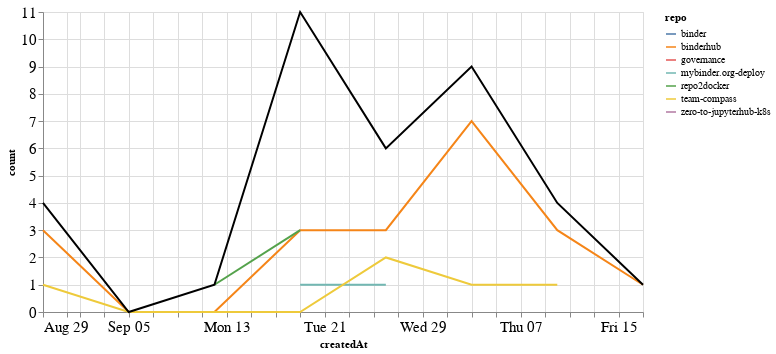

Write notebook code for a chart like this one.
### Markdown cell above
### Comments

### Code cell
comments_time = comments.groupby('repo').resample('W', on='createdAt').count()['author'].reset_index()
comments_time = comments_time.rename(columns={'author': 'count'})
comments_time_total = comments_time.groupby('createdAt').agg({"count": "sum"}).reset_index()
ch1 = alt.Chart(comments_time, width=600).mark_line().encode(
    x='createdAt',
    y='count',
    color='repo',
    tooltip="repo"
)

ch2 = alt.Chart(comments_time_total, width=600).mark_line(color="black").encode(
    x='createdAt',
    y='count',
)

ch1 + ch2

### Figure 1 — Vega-Lite specification as saved in the notebook (floating-point values rounded to 4 significant figures)
{"config": {"axisLeft": {"labelFontSize": 15}, "axisBottom": {"labelFontSize": 15}}, "layer": [{"data": {"name": "data-1f5cac74befa62011e7636fca30d2a95"}, "mark": "line", "encoding": {"color": {"type": "nominal", "field": "repo"}, "tooltip": {"type": "nominal", "field": "repo"}, "x": {"type": "temporal", "field": "createdAt"}, "y": {"type": "quantitative", "field": "count"}}, "width": 600}, {"data": {"name": "data-7aabedef8f947b80938c3913adb384e0"}, "mark": {"type": "line", "color": "black"}, "encoding": {"x": {"type": "temporal", "field": "createdAt"}, "y": {"type": "quantitative", "field": "count"}}, "width": 600}], "$schema": "https://vega.github.io/schema/vega-lite/v4.8.1.json", "datasets": {"data-1f5cac74befa62011e7636fca30d2a95": [{"repo": "binder", "createdAt": "2021-09-19T00:00:00", "count": 3}, {"repo": "binderhub", "createdAt": "2021-08-29T00:00:00", "count": 3}, {"repo": "binderhub", "createdAt": "2021-09-05T00:00:00", "count": 0}, {"repo": "binderhub", "createdAt": "2021-09-12T00:00:00", "count": 0}, {"repo": "binderhub", "createdAt": "2021-09-19T00:00:00", "count": 3}, {"repo": "binderhub", "createdAt": "2021-09-26T00:00:00", "count": 3}, {"repo": "binderhub", "createdAt": "2021-10-03T00:00:00", "count": 7}, {"repo": "binderhub", "createdAt": "2021-10-10T00:00:00", "count": 3}, {"repo": "binderhub", "createdAt": "2021-10-17T00:00:00", "count": 1}, {"repo": "governance", "createdAt": "2021-09-19T00:00:00", "count": 1}, {"repo": "mybinder.org-deploy", "createdAt": "2021-09-19T00:00:00", "count": 1}, {"repo": "mybinder.org-deploy", "createdAt": "2021-09-26T00:00:00", "count": 1}, {"repo": "repo2docker", "createdAt": "2021-09-12T00:00:00", "count": 1}, {"repo": "repo2docker", "createdAt": "2021-09-19T00:00:00", "count": 3}, {"repo": "team-compass", "createdAt": "2021-08-29T00:00:00", "count": 1}, {"repo": "team-compass", "createdAt": "2021-09-05T00:00:00", "count": 0}, {"repo": "team-compass", "createdAt": "2021-09-12T00:00:00", "count": 0}, {"repo": "team-compass", "createdAt": "2021-09-19T00:00:00", "count": 0}, {"repo": "team-compass", "createdAt": "2021-09-26T00:00:00", "count": 2}, {"repo": "team-compass", "createdAt": "2021-10-03T00:00:00", "count": 1}, {"repo": "team-compass", "createdAt": "2021-10-10T00:00:00", "count": 1}, {"repo": "zero-to-jupyterhub-k8s", "createdAt": "2021-10-03T00:00:00", "count": 1}], "data-7aabedef8f947b80938c3913adb384e0": [{"createdAt": "2021-08-29T00:00:00", "count": 4}, {"createdAt": "2021-09-05T00:00:00", "count": 0}, {"createdAt": "2021-09-12T00:00:00", "count": 1}, {"createdAt": "2021-09-19T00:00:00", "count": 11}, {"createdAt": "2021-09-26T00:00:00", "count": 6}, {"createdAt": "2021-10-03T00:00:00", "count": 9}, {"createdAt": "2021-10-10T00:00:00", "count": 4}, {"createdAt": "2021-10-17T00:00:00", "count": 1}]}}
